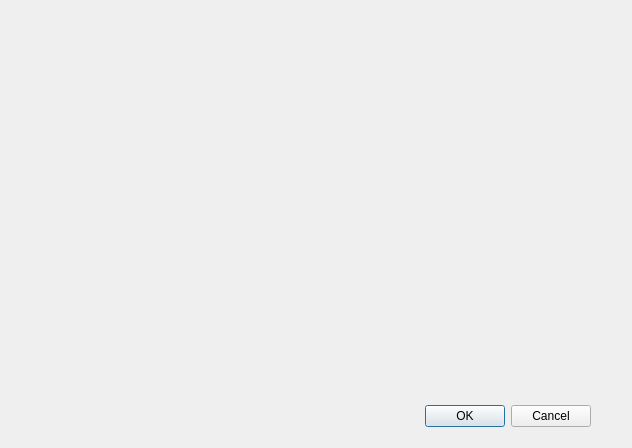
<?xml version="1.0" encoding="UTF-8"?>
<ui version="4.0">
 <class>RulesDialog</class>
 <widget class="QDialog" name="RulesDialog">
  <property name="geometry">
   <rect>
    <x>0</x>
    <y>0</y>
    <width>632</width>
    <height>448</height>
   </rect>
  </property>
  <property name="windowTitle">
   <string>Dialog</string>
  </property>
  <widget class="QDialogButtonBox" name="buttonBox">
   <property name="geometry">
    <rect>
     <x>250</x>
     <y>400</y>
     <width>341</width>
     <height>32</height>
    </rect>
   </property>
   <property name="orientation">
    <enum>Qt::Horizontal</enum>
   </property>
   <property name="standardButtons">
    <set>QDialogButtonBox::Cancel|QDialogButtonBox::Ok</set>
   </property>
  </widget>
  <widget class="QLabel" name="label">
   <property name="geometry">
    <rect>
     <x>60</x>
     <y>30</y>
     <width>511</width>
     <height>351</height>
    </rect>
   </property>
   <property name="text">
    <string/>
   </property>
  </widget>
 </widget>
 <resources/>
 <connections>
  <connection>
   <sender>buttonBox</sender>
   <signal>accepted()</signal>
   <receiver>RulesDialog</receiver>
   <slot>accept()</slot>
   <hints>
    <hint type="sourcelabel">
     <x>248</x>
     <y>254</y>
    </hint>
    <hint type="destinationlabel">
     <x>157</x>
     <y>274</y>
    </hint>
   </hints>
  </connection>
  <connection>
   <sender>buttonBox</sender>
   <signal>rejected()</signal>
   <receiver>RulesDialog</receiver>
   <slot>reject()</slot>
   <hints>
    <hint type="sourcelabel">
     <x>316</x>
     <y>260</y>
    </hint>
    <hint type="destinationlabel">
     <x>286</x>
     <y>274</y>
    </hint>
   </hints>
  </connection>
 </connections>
</ui>
